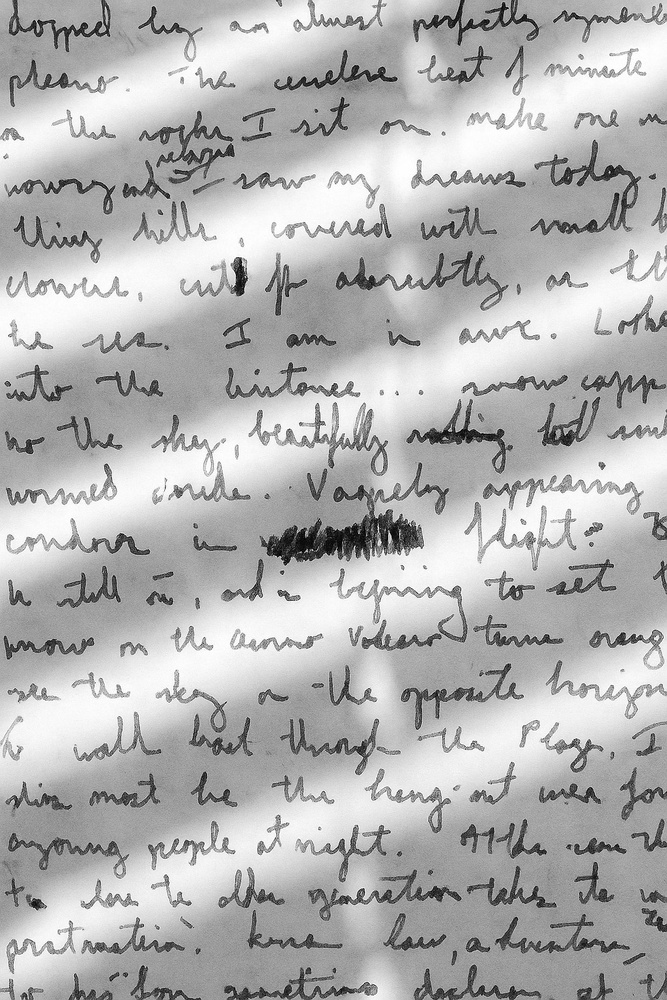
#> input picture COMPUTER VISION/handwriting.jpg, 667 x 1000 px, shrunk from 1024 x 1536 before the run
$ python handwrite.py
#> lines starting #> are read from the running program, lines starting #| are printed output that depends on the picture; after the words box and inside, x2 and y2 are one past the last pixel; in counts of white or black regions, pixels touching at a corner belong together
import os
import cv2

img = cv2.imread(os.path.join('.','handwriting.jpg'))
#> img is the input picture: shape (1000, 667, 3); min 0, max 255, mean 179.6


img_gray=cv2.cvtColor(img,cv2.COLOR_BGR2GRAY)

thresh=cv2.adaptiveThreshold(img_gray,255,cv2.ADAPTIVE_THRESH_GAUSSIAN_C,cv2.THRESH_BINARY,21,30)
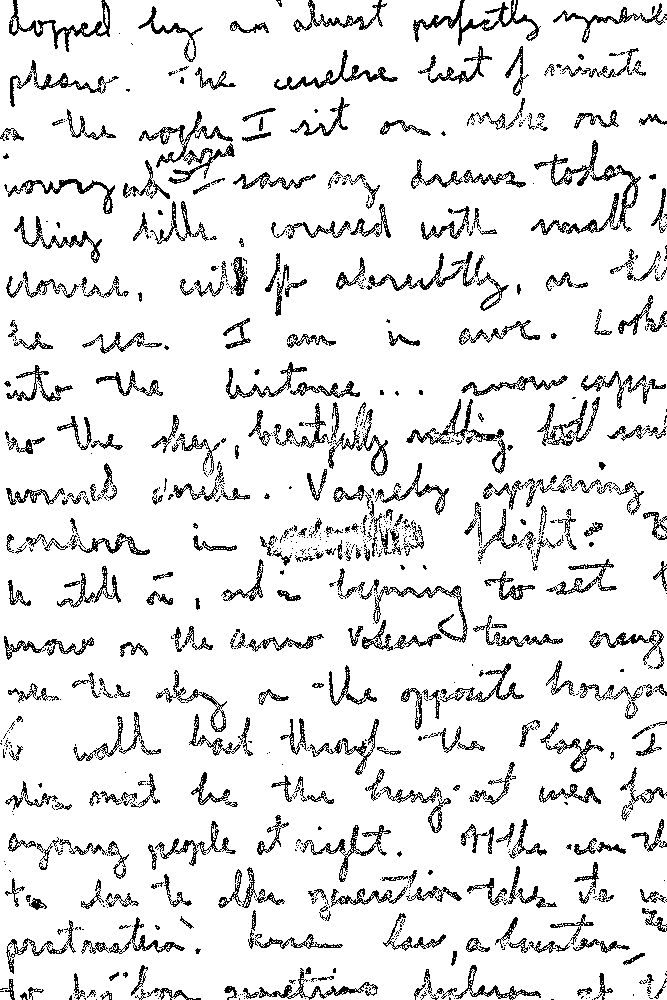
#> thresh: shape (1000, 667); 90.1% white; black in thin lines or dots
ret, simple_thresh = cv2.threshold(img_gray,80,255,cv2.THRESH_BINARY)
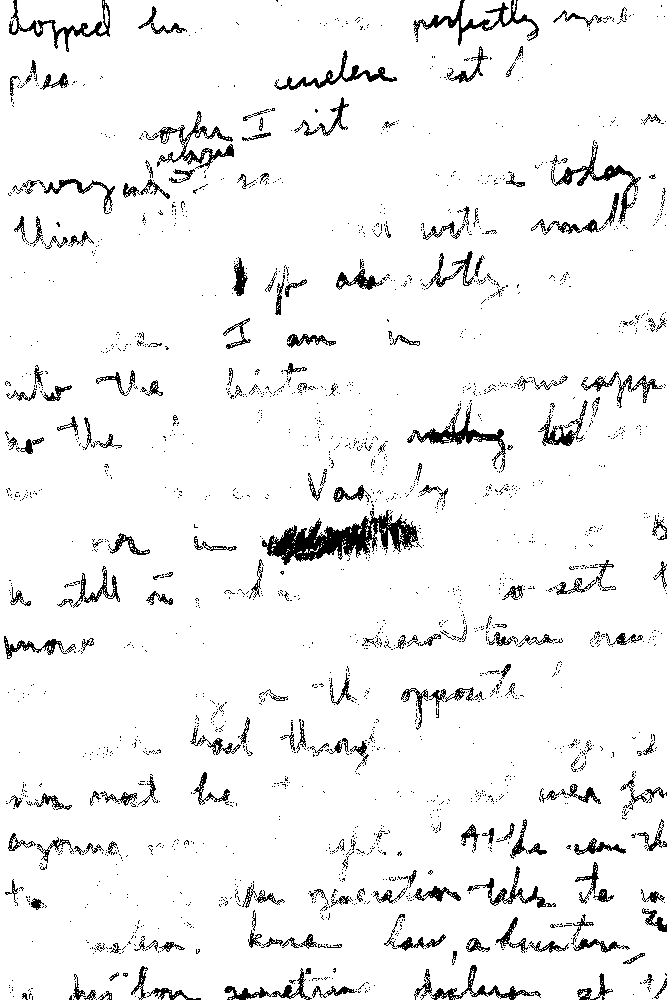
#> simple_thresh: shape (1000, 667); 94.3% white; black in thin lines or dots

cv2.imshow('img',img)
cv2.imshow('thresh',thresh)

cv2.imshow('simple_thresh',simple_thresh)

cv2.waitKey(0)

$ run again, with COMPUTER VISION/bear.jpg copied over COMPUTER VISION/handwriting.jpg
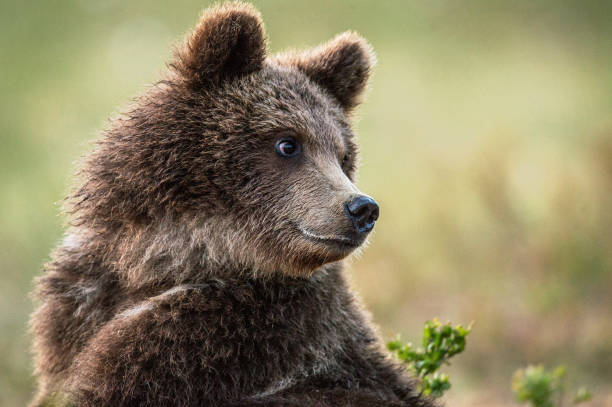
#> input picture COMPUTER VISION/bear.jpg, 612 x 407 px
#> img is the input picture: shape (407, 612, 3); mean B, G, R 99.4, 130.8, 140.3
#> `thresh=cv2.adaptiveThreshold(img_gray,255,cv2.ADAPTIVE_THRESH_GAUSSIAN..`:
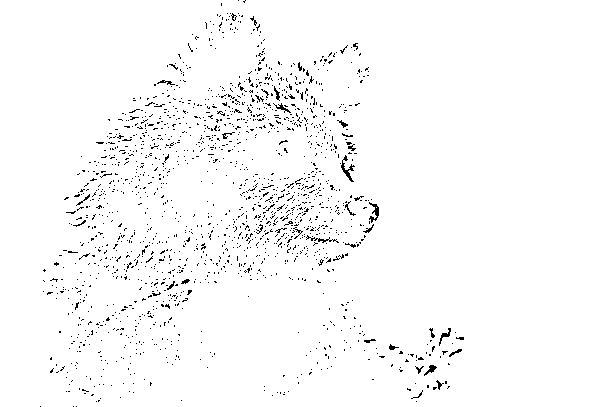
#> thresh: shape (407, 612); 97.7% white; black in thin lines or dots, all inside (x1, y1, x2, y2) = (40, 0, 464, 407)
#> `ret, simple_thresh = cv2.threshold(img_gray,80,255,cv2.THRESH_BINARY)`:
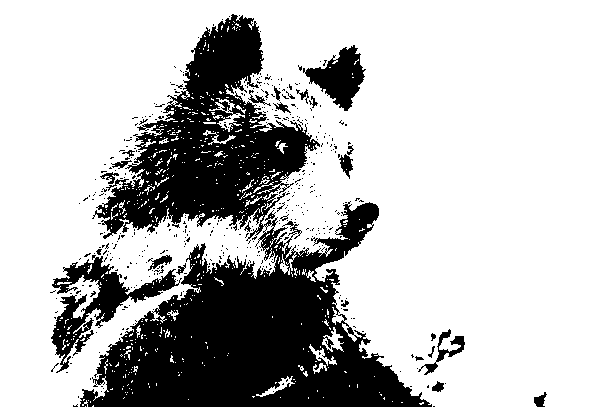
#> simple_thresh: shape (407, 612); 74.1% white; 444 black regions (418 under 20 px), largest, box (x1, y1, x2, y2) and area: (80, 14, 432, 407) 55412, (51, 255, 182, 373) 4090, (303, 45, 366, 111) 1995
